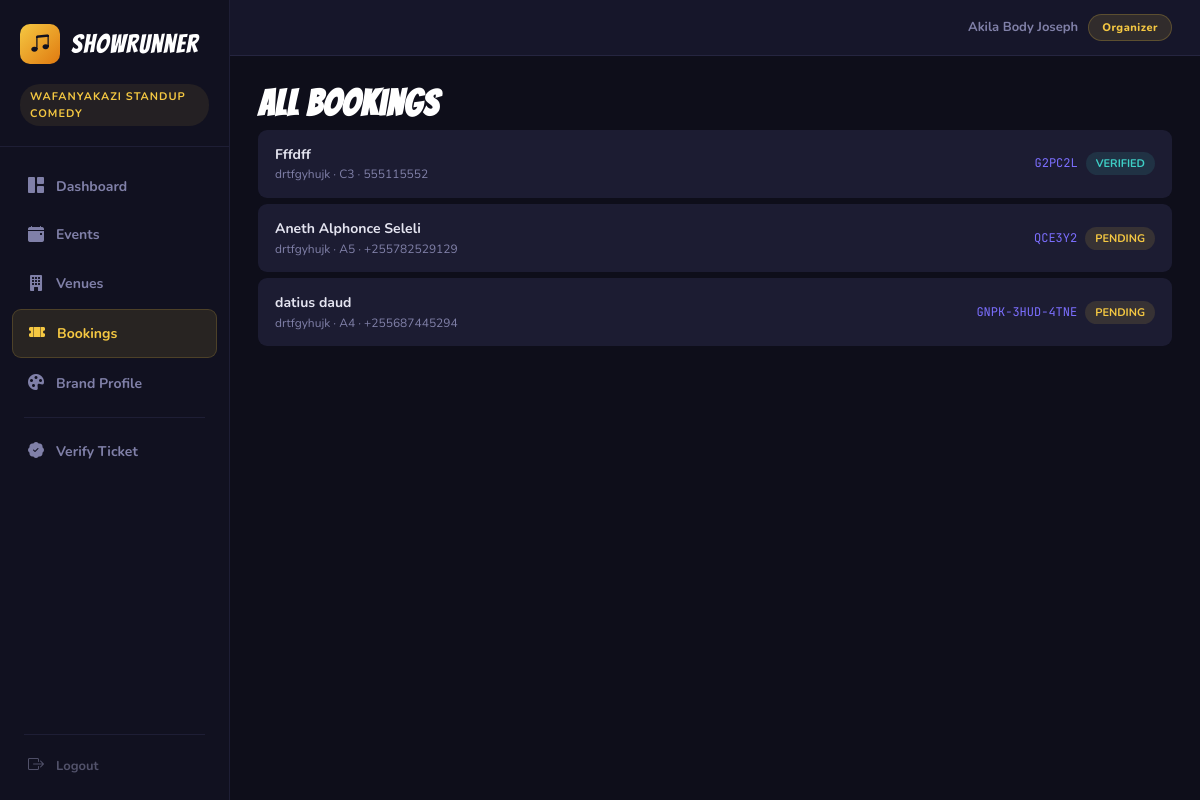
/org/bookings (signed in), run on an earlier commit of the app's database.
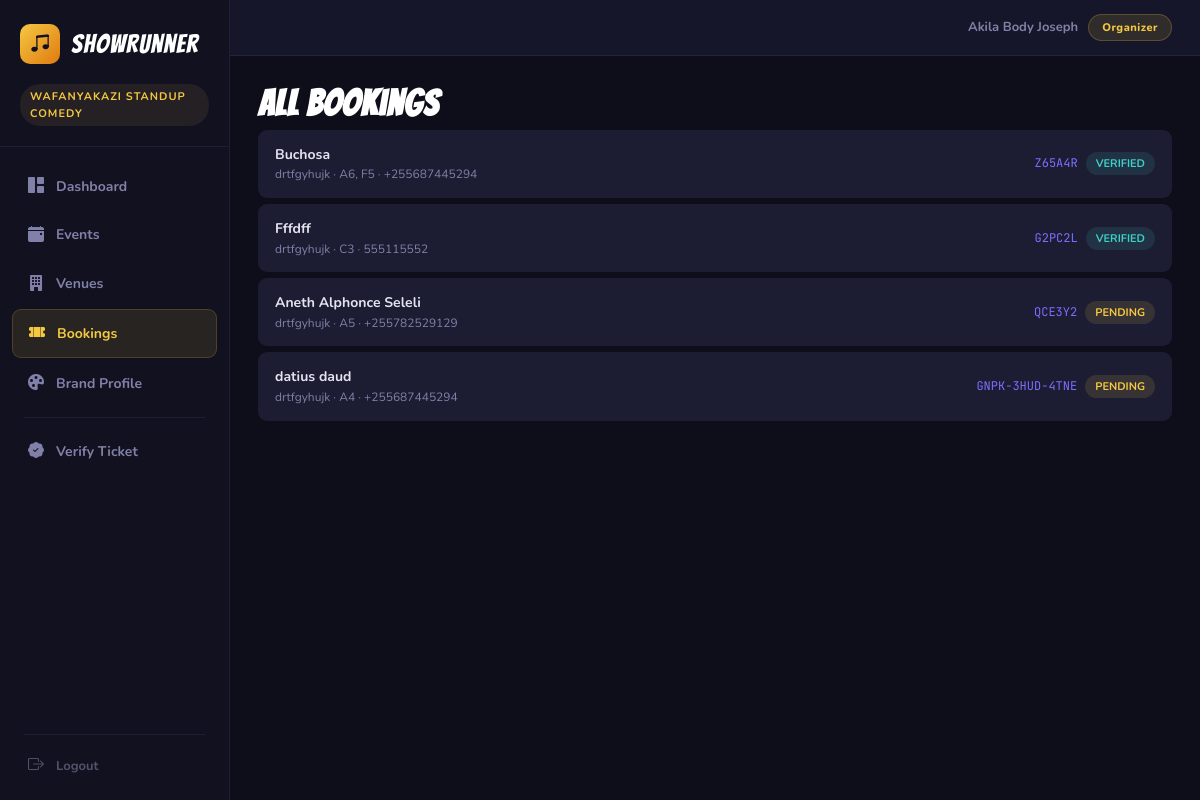
And on a later commit of the database.
### tables this page shows
CREATE TABLE bookings (
            id TEXT PRIMARY KEY,
            event_id TEXT NOT NULL,
            user_id TEXT,
            code TEXT NOT NULL UNIQUE,
            customer_name TEXT NOT NULL,
            customer_email TEXT,
            customer_phone TEXT NOT NULL,
            seats TEXT NOT NULL,
            total_amount REAL NOT NULL DEFAULT 0,
            status TEXT NOT NULL DEFAULT 'confirmed',
            verified INTEGER NOT NULL DEFAULT 0,
            verified_at TEXT,
            booked_at TEXT NOT NULL,
            FOREIGN KEY (event_id) REFERENCES events(id),
            FOREIGN KEY (user_id) REFERENCES users(id)
        );

CREATE TABLE events (
            id TEXT PRIMARY KEY,
            organizer_id TEXT NOT NULL,
            title TEXT NOT NULL,
            description TEXT,
            event_date TEXT NOT NULL,
            event_time TEXT NOT NULL,
            venue_id TEXT NOT NULL,
            price REAL NOT NULL DEFAULT 0,
            status TEXT NOT NULL DEFAULT 'active',
            created_at TEXT NOT NULL, cover_photo TEXT, payment_info TEXT,
            FOREIGN KEY (organizer_id) REFERENCES organizers(id),
            FOREIGN KEY (venue_id) REFERENCES venues(id)
        );

### app.py (the view)
@app.route("/org/bookings")
@require_organizer
def org_bookings_list():
    org_id = session["organizer_id"]
    conn   = get_db()
    bookings = conn.execute("""
        SELECT b.*, e.title as event_title, e.event_date, e.event_time FROM bookings b
        JOIN events e ON b.event_id=e.id WHERE e.organizer_id=? ORDER BY b.booked_at DESC
    """, (org_id,)).fetchall()
    conn.close()
    return render_template("bookings.html", bookings=bookings)

### app.py (called while the page is built)
def get_db():
    conn = sqlite3.connect(DATABASE)
    conn.row_factory = sqlite3.Row
    conn.execute("PRAGMA foreign_keys = ON")
    return conn

def require_organizer(f):
    @wraps(f)
    def decorated(*args, **kwargs):
        if not session.get("organizer_id"):
            flash("Please log in as an organizer.", "error")
            return redirect(url_for("org_login"))
        return f(*args, **kwargs)
    return decorated

@app.context_processor
def inject_session_info():
    organizer_id = session.get("organizer_id")
    user_id      = session.get("user_id")
    organizer    = None
    user         = None
    if organizer_id:
        conn = get_db()
        organizer = conn.execute("SELECT * FROM organizers WHERE id = ?", (organizer_id,)).fetchone()
        conn.close()
    if user_id:
        conn = get_db()
        user = conn.execute("SELECT * FROM users WHERE id = ?", (user_id,)).fetchone()
        conn.close()
    return {"current_organizer": organizer, "current_user": user}

### templates/bookings.html (shortened to what this page needs)
{% extends "base.html" %}
{% block content %}
<h2 class="page-title">All Bookings</h2>
{% if bookings %}
<div>
    {% for b in bookings %}
    <a href="{{ url_for('view_ticket', booking_id=b.id) }}" class="booking-row booking-row-clickable animate-in" style="animation-delay:{{ loop.index0 * 0.04 }}s">
        <div>
            <p class="booking-name">{{ b.customer_name }}</p>
            <p class="booking-detail">{{ b.event_title or '—' }} · {{ b.seats }} · {{ b.customer_phone }}</p>
        </div>
        <div style="display:flex;align-items:center;gap:8px;flex-wrap:wrap">
            <span class="booking-code">{{ b.code }}</span>
            <span class="badge {% if b.verified %}badge-verified{% else %}badge-pending{% endif %}">
                {% if b.verified %}VERIFIED{% else %}PENDING{% endif %}
            </span>
        </div>
    </a>
    {% endfor %}
</div>
{% else %}
<div class="empty-state">No bookings yet.</div>
{% endif %}
{% endblock %}

What changed in the data, as far as the page shows it:
added bookings: customer_name "Buchosa", title "drtfgyhujk", seats "A6, F5", customer_phone "+255687445294", code "Z65A4R", verified "VERIFIED"
